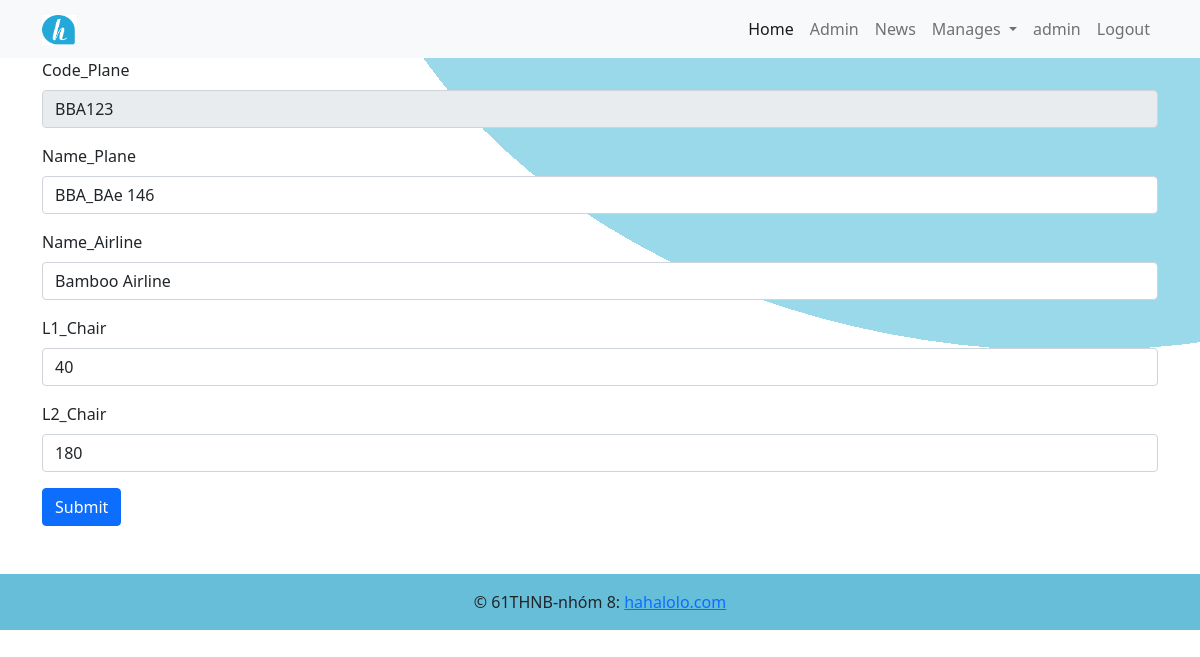
The page /admin/plane_edit_admin.php?Code_Plane=BBA123 (signed in) on the database its author committed.
### tables this page shows
CREATE TABLE `list_planes` (
  `Code_Plane` char(7) NOT NULL,
  `Name_Plane` varchar(25) NOT NULL,
  `Name_Airline` varchar(25) NOT NULL,
  `img` varchar(200) NOT NULL,
  `L1_Chair` int(11) DEFAULT NULL,
  `L2_Chair` int(11) DEFAULT NULL
);

### admin/plane_edit_admin.php (the view, shortened to what this page needs)
<?php
$ID = $_GET['Code_Plane'];
require "connect.php";
$query = "SELECT * FROM list_planes WHERE Code_Plane = '$ID'";
$result = $conn->query($query);
$data = $result->fetch_assoc();
?>
<?php
include "header_admin.php";
 ?>
<div class="container mb-5">
    <h3 class="text-center mt-3">Add Plane</h3>
    <Form action="plane_edit_admin_DB.php" method="Post">
        <div class="mb-3">
            <label for="Code_Plane" class="form-label">Code_Plane</label>
            <input readonly type="text" class="form-control" id="Code_Plane" name="Code_Plane" value="<?php echo $data['Code_Plane'] ?>">
        </div>
        <div class="mb-3">
            <label for="Name_Plane" class="form-label">Name_Plane</label>
            <input type="text" class="form-control" id="Name_Plane" name="Name_Plane" value="<?php echo $data['Name_Plane'] ?>">
        </div>
        <div class="mb-3">
            <label for="Name_Airline" class="form-label">Name_Airline</label>
            <input type="text" class="form-control" id="Name_Airline" name="Name_Airline" value="<?php echo $data['Name_Airline'] ?>">
        </div>
        <div class="mb-3">
            <label for="L1_Chair" class="form-label">L1_Chair</label>
            <input type="number" class="form-control" id="L1_Chair" name="L1_Chair" value="<?php echo $data['L1_Chair'] ?>">
        </div>
        <div class="mb-3">
            <label for="L2_Chair" class="form-label">L2_Chair</label>
            <input type="number" class="form-control" id="L2_Chair" name="L2_Chair" value="<?php echo $data['L2_Chair'] ?>">
        </div>
        <div class="mb-3 ">
            <input class="btn btn-primary ms-auto" name="submit" type="submit" value="Submit">
        </div>
    </Form>
</div>
<?php
include "footer.php";
?>

### assets/css/admin.css (style rules this page uses)
body { background-color: white; }

### rows shown on the page
list_planes: Code_Plane "BBA123", Name_Plane "BBA_BAe 146", Name_Airline "Bamboo Airline", L1_Chair "40", L2_Chair "180"

### other values the page prints
$_SESSION['USERNAME_admin'] "admin"
